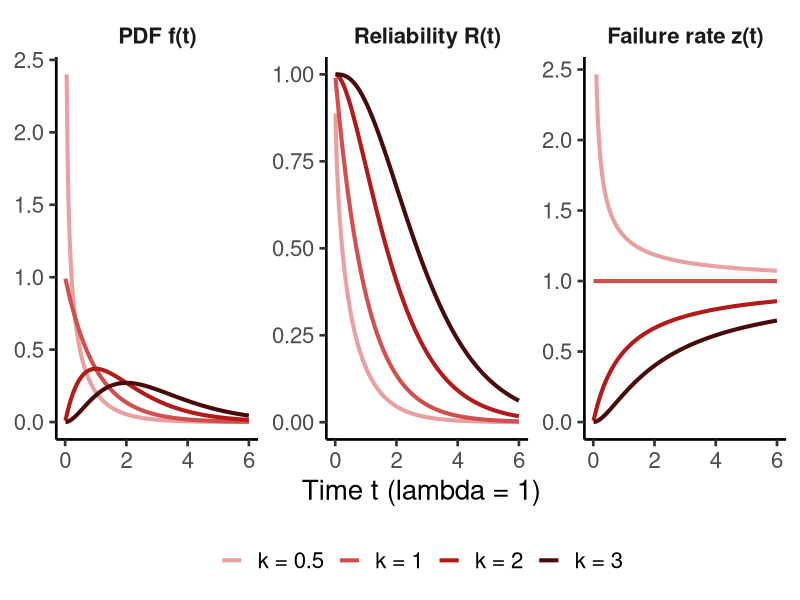
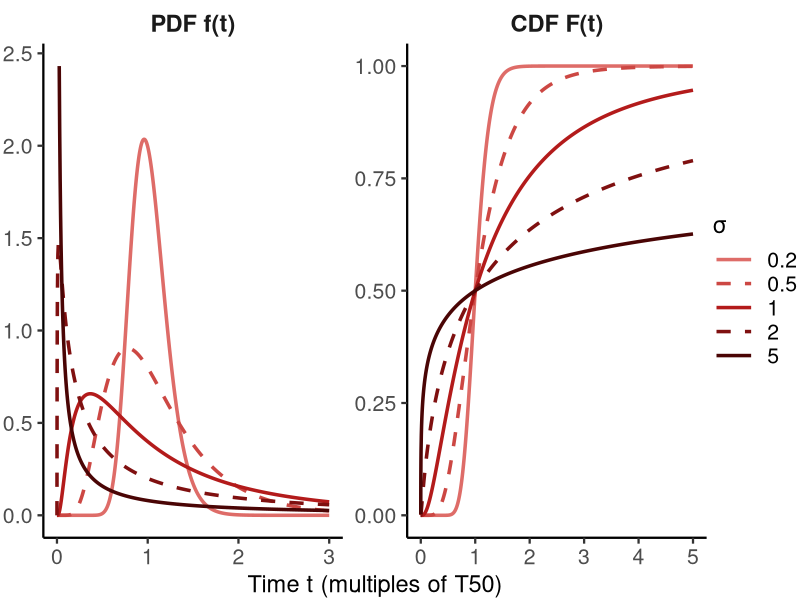

Recreate these plots in R, in order.
# slides_lesson_9_lifedist.R
# Figures and recomputed numbers for the Lesson 9 deck
# (Weibull, Gamma & Lognormal functions). Run from the sigma repo root.
# Writes docs-v3/images/slides/lesson-9/gen_*.png

library(dplyr)
library(tidyr)
library(ggplot2)

out = "docs-v3/images/slides/lesson-9"
red = "#B31B1B"

# --- Gamma: f(t), R(t), z(t) for several k, with lambda = 1 ----------------
gamma_curves = expand_grid(k = c(0.5, 1, 2, 3), t = seq(0.01, 6, by = 0.01)) %>%
  mutate(
    f = dgamma(t, shape = k, rate = 1),
    r = 1 - pgamma(t, shape = k, rate = 1),
    z = f / r
  ) %>%
  pivot_longer(cols = c(f, r, z), names_to = "fn", values_to = "value") %>%
  mutate(fn = factor(fn, levels = c("f", "r", "z"),
                     labels = c("PDF f(t)", "Reliability R(t)", "Failure rate z(t)")),
         k = factor(paste0("k = ", k), levels = paste0("k = ", c(0.5, 1, 2, 3)))) %>%
  filter(value <= 2.5)

g = ggplot(gamma_curves, aes(x = t, y = value, color = k)) +
  geom_line(linewidth = 1.4) +
  facet_wrap(~fn, scales = "free_y") +
  scale_color_manual(values = c("#E8A0A0", "#D05050", red, "#4A0A0A")) +
  labs(x = "Time t (lambda = 1)", y = NULL, color = NULL) +
  theme_classic(base_size = 20) +
  theme(legend.position = "bottom", strip.background = element_blank(),
        strip.text = element_text(face = "bold"))
ggsave(file.path(out, "gen_gamma_functions.png"), g, width = 13, height = 5.2, dpi = 150)

# --- Lognormal: f(t) and F(t) for several sigma, t in multiples of T50 -----
# (T50 = 1, so t is in multiples of the median). PDF panel to t = 3 with the
# sigma = 5 spike near zero clipped at 2.5; CDF panel to t = 5.
sigmas = c(0.2, 0.5, 1, 2, 5)
ln_curves = expand_grid(sigma = sigmas,
                        t = c(10^seq(-6, -2.5, by = 0.25), seq(0.005, 5, by = 0.005))) %>%
  mutate(
    f = dlnorm(t, meanlog = log(1), sdlog = sigma),
    cdf = plnorm(t, meanlog = log(1), sdlog = sigma)
  ) %>%
  pivot_longer(cols = c(f, cdf), names_to = "fn", values_to = "value") %>%
  filter(!(fn == "f" & (t > 3 | value > 2.5))) %>%
  mutate(fn = factor(fn, levels = c("f", "cdf"), labels = c("PDF f(t)", "CDF F(t)")),
         sigma = factor(sigma, levels = sigmas, labels = as.character(sigmas)))

g2 = ggplot(ln_curves, aes(x = t, y = value, color = sigma, linetype = sigma)) +
  geom_line(linewidth = 1.2) +
  facet_wrap(~fn, scales = "free") +
  scale_color_manual(values = c("#DE6C68", "#CC4743", red, "#7F1010", "#4A0505")) +
  scale_linetype_manual(values = c("solid", "dashed", "solid", "dashed", "solid")) +
  labs(x = "Time t (multiples of T50)", y = NULL,
       color = "σ", linetype = "σ") +
  theme_classic(base_size = 17) +
  theme(legend.position = "right", strip.background = element_blank(),
        strip.text = element_text(face = "bold", size = rel(1)),
        axis.text = element_text(size = rel(0.9)),
        legend.text = element_text(size = rel(0.9)),
        legend.key.width = unit(1.1, "cm"),
        legend.box.spacing = unit(4, "pt"),
        legend.margin = margin(0, 0, 0, 0),
        plot.margin = margin(2, 2, 2, 2))
# sized for the right-hand third of the slide: little whitespace, so it reads at ~377 px wide
ggsave(file.path(out, "gen_lognormal_functions.png"), g2, width = 5.2, height = 3.15, dpi = 150)

# --- Example 1 / 2: gamma reliability, k = 3, lambda = 0.05, t = 24 --------
k = 3; lambda = 0.05; t = 24
terms = (lambda * t)^(0:(k - 1)) / factorial(0:(k - 1)) * exp(-lambda * t)
print(terms)                                   # n = 0, 1, 2 terms
print(sum(terms))                              # R(24) by hand
print(1 - pgamma(t, shape = k, rate = lambda)) # R(24) via pgamma
print(c(mttf = k / lambda, var = k / lambda^2))

# Example 1 by hand, term by term (the code on the Example 1 slide)
k2 = (0.05*24)^2 / factorial(2) * exp(-0.05*24)
k1 = (0.05*24)^1 / factorial(1) * exp(-0.05*24)
k0 = (0.05*24)^0 / factorial(0) * exp(-0.05*24)
# Key thing to know: factorial of 0 = 1.
print(c(k2, k1, k0))                           # 0.2168598 0.3614331 0.3011942
print(k2 + k1 + k0)                            # 0.8794871

# --- Weibull Example 1: capacitors, c = 20000 hr, m = 0.5, 1, 2 -----------
# CDF in percent, failure rate z(t) = (m / c) * (t / c)^(m - 1) in % per 1000 hr
caps = expand_grid(t = c(100, 1000, 20000, 30000), m = c(0.5, 1, 2)) %>%
  mutate(cdf_pct = 100 * pweibull(t, shape = m, scale = 20000),
         z_pct_khr = 100 * 1000 * (m / 20000) * (t / 20000)^(m - 1))
print(caps, n = Inf)

# --- Weibull Example 2: variable choke valve, m = 2.25, lambda = 1.15e-4 /hr
m = 2.25; lambda = 1.15e-4; t1 = 4380; t2 = 4380     # 6 months = 4380 hrs
print(exp(-(lambda * t1)^m))                         # R(4380): 0.808
print(gamma(1/m + 1) / lambda)                       # MTTF: 7702 hrs
print((1/lambda) * log(2)^(1/m))                     # median life t_m: 7389 hrs
print(exp(-(lambda * (t1 + t2))^m) / exp(-(lambda * t1)^m))  # R(t1 + t2 | t1): 0.448

# --- Rayleigh (Weibull m = 2): arm offset, sigma = 0.1 cm, r = 0.4 cm ------
print(1 - exp(-0.4^2 / (2 * 0.1^2)))

# --- Lognormal properties: MTTF and variance, T50 = 5000, sigma = 0.7 ------
# The course chapter's formulas; the variance is checked by integrating
# (t - MTTF)^2 f(t) over t, so a wrong formula cannot hide here.
t50 = 5000; sigma = 0.7
mttf = t50 * exp(sigma^2 / 2)
variance = t50^2 * exp(sigma^2) * (exp(sigma^2) - 1)
check = integrate(function(t) (t - mttf)^2 * dlnorm(t, meanlog = log(t50), sdlog = sigma),
                  lower = 0, upper = Inf)$value
print(round(c(mttf = mttf, variance = variance, check = check)))

# --- Lognormal example: T50 = 5000, sigma = 0.7, t = 2000 ------------------
print(log(2000 / 5000) / 0.7)
print(plnorm(2000, meanlog = log(5000), sdlog = 0.7))
